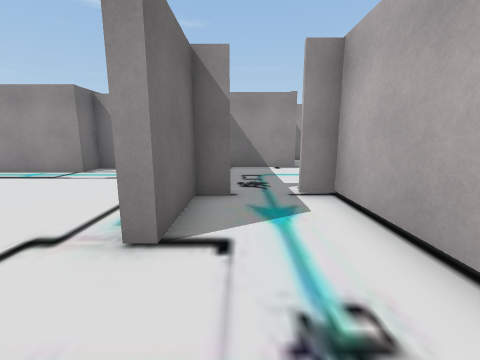
View 1 (above)

21 first-person views from a walk through a 3-D level made in the Unity game engine. The camera is 1.2 m above the floor, tilts 10° down and sees 90° across. The floor is counted in squares, 1 m on a side. Each view is taken from the middle of a square. On the plan, view 1 faces up. The plan holds only what a view shows up to about 12 squares ahead; the rest is blank. The place goes on beyond the plan. Door leaves are left out, so doorways stand open.

View 2
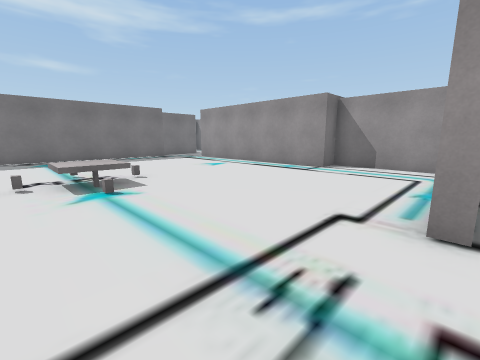

View 3
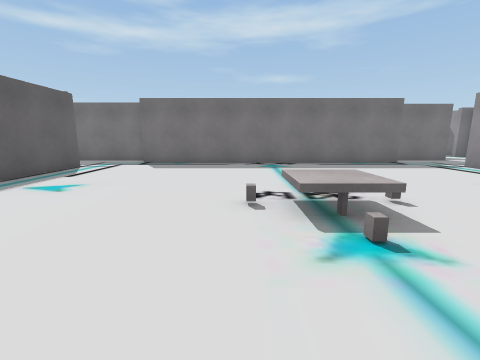

View 4
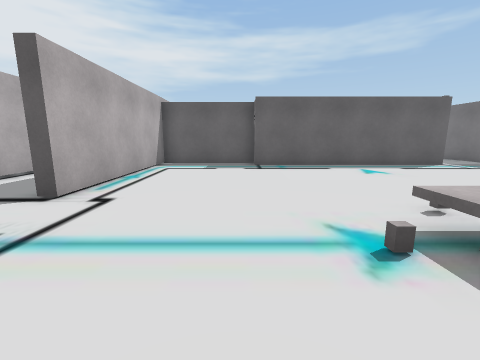

View 5
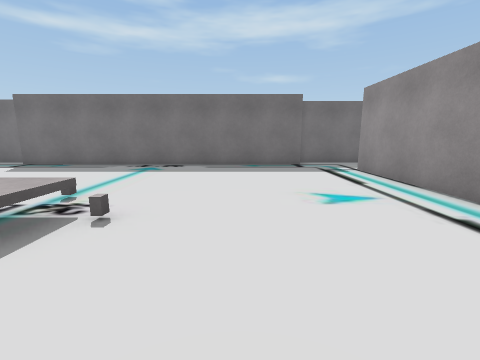

View 6
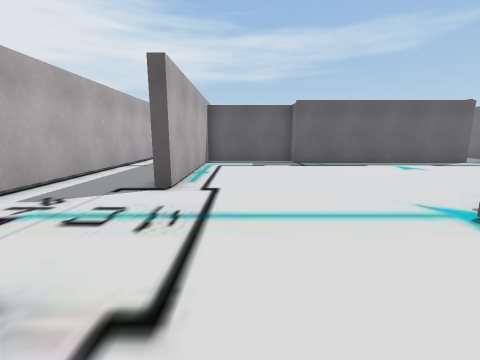

View 7
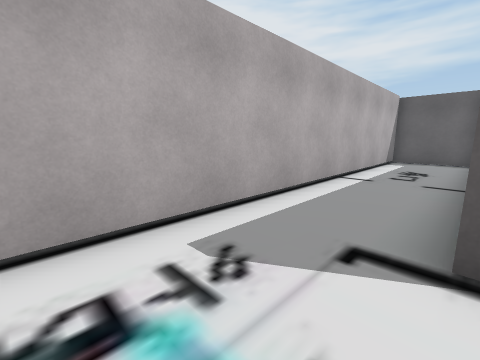

View 8
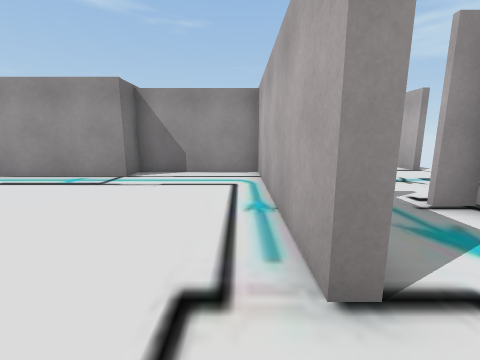

View 9
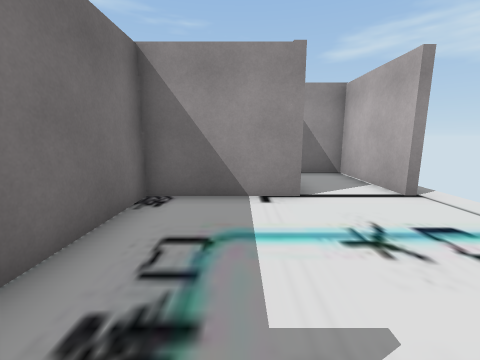

View 10
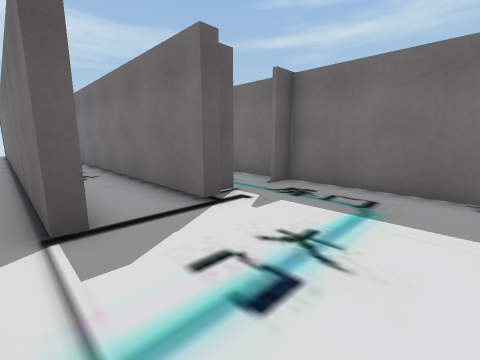

View 11
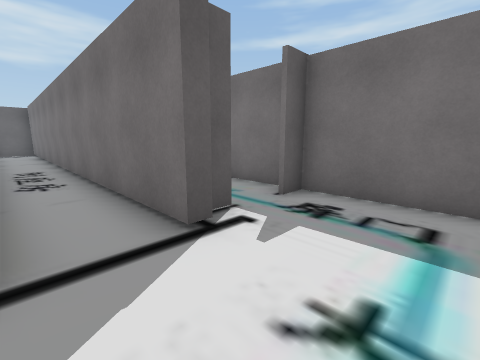

View 12
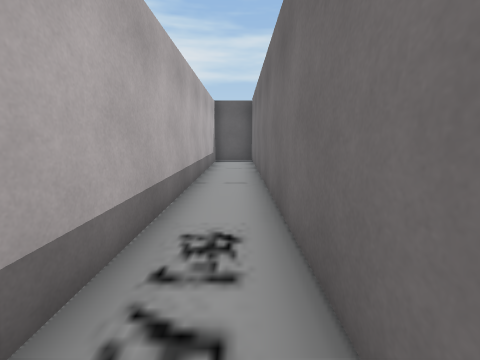

View 13
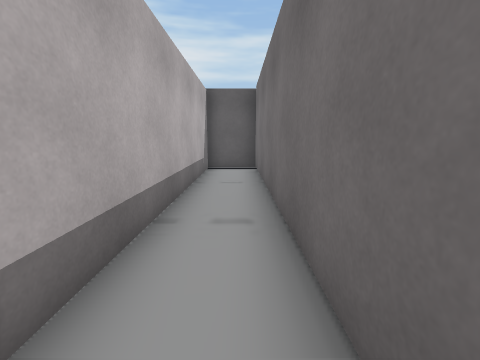

View 14
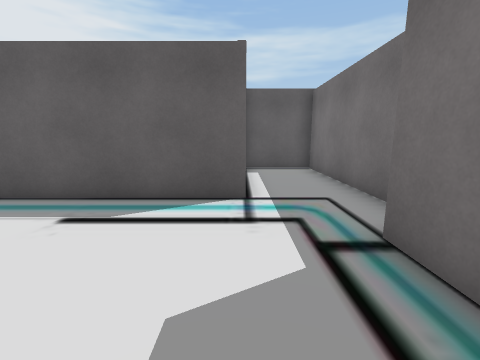

View 15
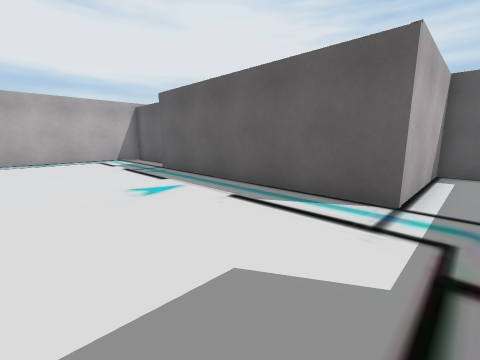

View 16
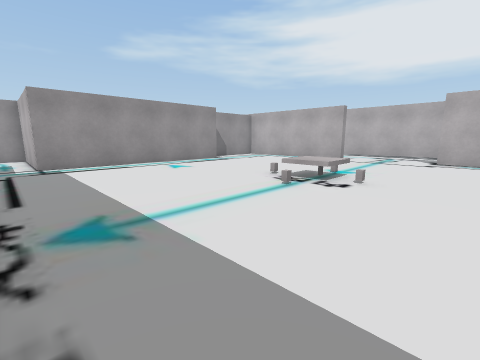

View 17
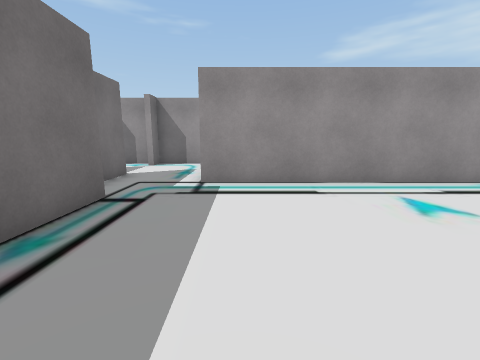

View 18
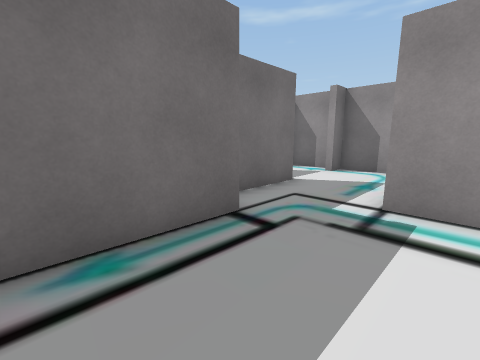

View 19
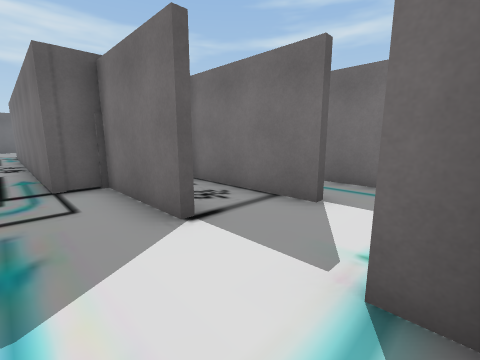

View 20
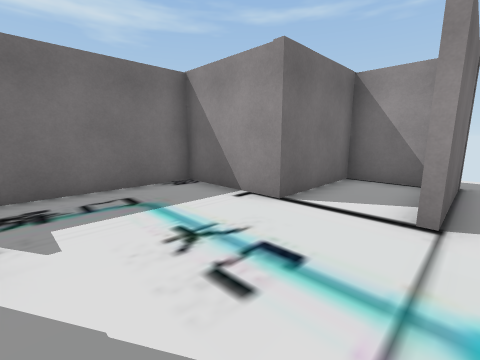

View 21
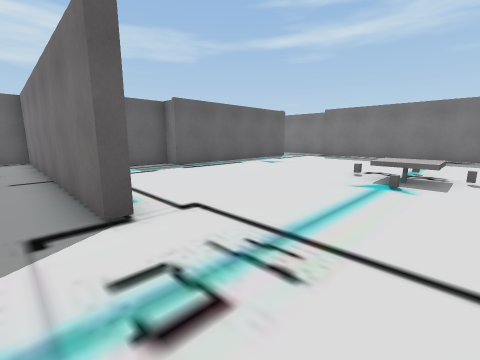

### Floor plan
Ten units are one square. View 1 is at (0, 0); x grows to the right and y downward. Boxes are objects, and circles mark ways between rooms. Rooms are numbered by the first view taken in them; rooms with no view inside come last. Other rooms are left out.
<svg viewBox="-196 -138 248 269">
<path fill="none" stroke="#000" d="M-9 -26 -14 -26 -14 -94 -56 -94 -56 -85 -141 -85 -141 -95M-168 66 -168 126 -141 126 -141 78 -56 78 -56 86 -14 86 -14 17 -9 17 -9 126 20 126 20 -14M-168 -100 -168 -66 -157 -66 -157 58M-73 2 -88 2 -88 -14 -73 -14 -73 2M20 -14 20 -49 12 -49M12 -51 18 -51M19 -55 24 -55 24 122M42 -55 47 -55M-1 -49 -10 -49M-10 -51 -1 -51M45 -99 45 -133 24 -133 24 -99 -9 -99 -9 -26M24 126 43 126 43 11M-191 -110 -191 -69M-172 -133 -190 -133M-141 -95 -141 -133 -168 -133 -168 -125"/>
<circle cx="5" cy="-25" r="3" fill="#2a7"/>
<circle cx="-155" cy="-90" r="3" fill="#2a7"/>
<text x="-80" y="0">1</text>
<text x="30" y="-20">2</text>
<text x="-170" y="-110">3</text>
</svg>
Room 1 opens to room 2. Room 1 opens to room 3.

Where each view was taken, in squares from view 1:
view 1: 0 up, 0 right, facing up
view 2: 1 down, 1 left, facing up-left
view 3: 1 down, 4 left, facing left
view 4: 3 up, 5 left, facing down
view 5: 4 up, 5 left, facing left
view 6: 4 up, 3 left, facing down
view 7: 1 up, 1 left, facing down-right
view 8: 1 up, 2 left, facing up
view 9: 5 up, 1 right, facing up
view 10: 9 up, 5 right, facing down-left
view 11: 8 up, 4 right, facing down-left
view 12: 0 up, 3 right, facing down
view 13: 3 down, 3 right, facing down
view 14: 3 down, 14 left, facing down
view 15: 3 down, 15 left, facing down-right
view 16: 3 down, 15 left, facing up-right
view 17: 2 up, 13 left, facing up
view 18: 4 up, 13 left, facing up-left
view 19: 13 up, 15 left, facing down-left
view 20: 6 up, 5 right, facing up-left
view 21: 2 up, 0 right, facing down-left
